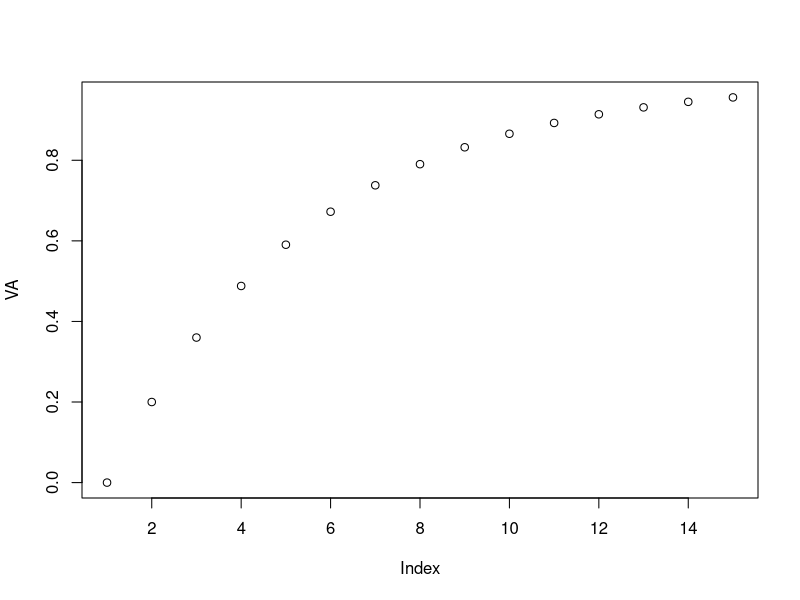

Write R code to recreate this figure.
# simple learning relationship
# learning rate from 0-1

alphaA <- 1 # salience of stimuli

beta <- .2 # learning rate

lambda <- 1 # maximum associative strength

VA <- array(0, c(15)) # initializing array of associations
VA[1] <- 0

delta_VA <- array(0, c(15)) # initializing array of learning
delta_VA[1] <- 0

for (t in 2:15) {
  delta_VA[t] <- alphaA * beta * (lambda - VA[t-1]) # Rescorla-Wagner simulation on 15 trials
  VA[t] <- VA[t-1] + delta_VA[t]
}


# seeing if it works as intended
plot(VA)
